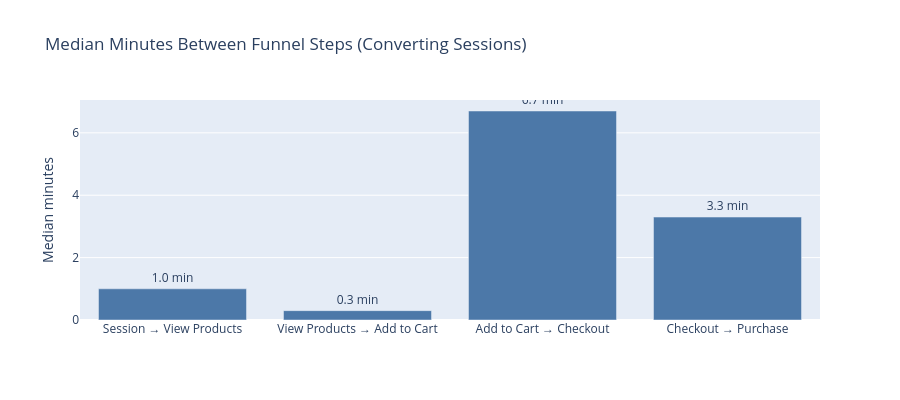

This figure's notebook cell:
### Code cell
# ── Section 6b: Time-to-convert bar chart ─────────────────────────────────
ttc_steps = pd.DataFrame({
    "transition": [
        "Session → View Products",
        "View Products → Add to Cart",
        "Add to Cart → Checkout",
        "Checkout → Purchase",
    ],
    "median_min": [float(ttc_df[c].iloc[0]) for c in ("p50_s_to_v", "p50_v_to_c", "p50_c_to_k", "p50_k_to_p")],
})

fig_ttc = px.bar(
    ttc_steps, x="transition", y="median_min",
    title="Median Minutes Between Funnel Steps (Converting Sessions)",
    labels={"median_min": "Median minutes", "transition": ""},
    text="median_min", color_discrete_sequence=["#4C78A8"],
)
fig_ttc.update_traces(texttemplate="%{text:.1f} min", textposition="outside")
fig_ttc.update_layout(height=400, showlegend=False)
fig_ttc.show()

### Figure 1 — Plotly figure (JSON) as saved in the notebook; plotly's stock layout.template omitted (floating-point values rounded to 4 significant figures)
{"data": [{"hovertemplate": "=%{x}<br>Median minutes=%{text}<extra></extra>", "legendgroup": "", "marker": {"color": "#4C78A8", "pattern": {"shape": ""}}, "name": "", "orientation": "v", "showlegend": false, "text": [1.0, 0.3, 6.7, 3.3], "textposition": "outside", "texttemplate": "%{text:.1f} min", "type": "bar", "x": ["Session → View Products", "View Products → Add to Cart", "Add to Cart → Checkout", "Checkout → Purchase"], "xaxis": "x", "y": [1.0, 0.3, 6.7, 3.3], "yaxis": "y"}], "layout": {"barmode": "relative", "height": 400, "legend": {"tracegroupgap": 0}, "showlegend": false, "title": {"text": "Median Minutes Between Funnel Steps (Converting Sessions)"}, "xaxis": {"anchor": "y", "domain": [0.0, 1.0], "title": {"text": ""}}, "yaxis": {"anchor": "x", "domain": [0.0, 1.0], "title": {"text": "Median minutes"}}}}
